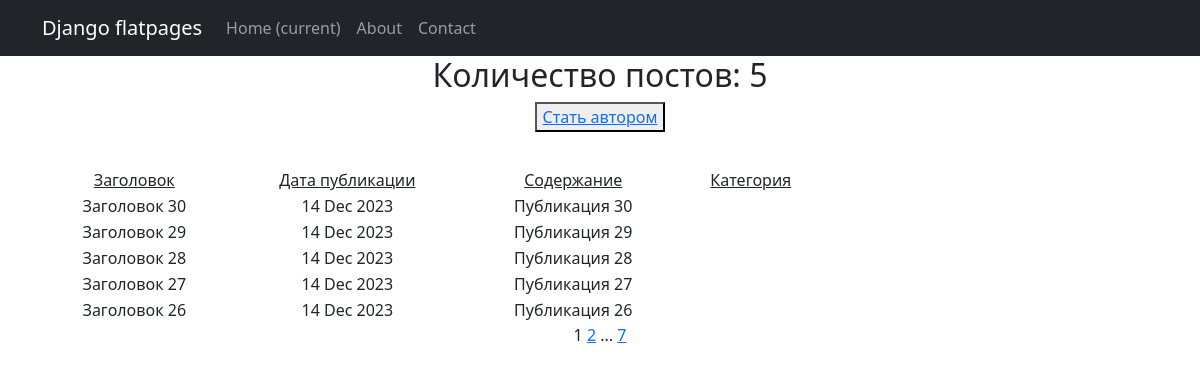
Page /news/ on the committed database.
### news_portal/models.py (models this page shows, shortened)
class Post(models.Model):
    author = models.ForeignKey(Author, default=1, on_delete=models.SET_DEFAULT,
                               verbose_name=pgettext_lazy('Author', 'Author'))
    type = models.CharField(max_length=7, choices=TYPE, verbose_name=pgettext_lazy('Type', 'Type'))
    time_in = models.DateTimeField(auto_now_add=True, verbose_name=pgettext_lazy('Time_in', 'Time_in'))
    category = models.ManyToManyField(Category, through='PostCategory',
                                      verbose_name=pgettext_lazy('Category', 'Category'))
    title = models.CharField(max_length=255, verbose_name=pgettext_lazy('Title', 'Title'))
    text = models.TextField(verbose_name=pgettext_lazy('Text', 'Text'))
    rating = models.IntegerField(default=0, verbose_name=pgettext_lazy('Rating', 'Rating'))

### news_portal/views.py (the view)
# urls.py: path('news/', NewsList.as_view(), name='post_list'),
class NewsList(ListView):
    model = Post
    template_name = 'post_list.html'
    context_object_name = 'posts'
    ordering = '-time_in'
    paginate_by = 5
    def get_context_data(self, **kwargs):
        context = super().get_context_data(**kwargs)
        context['is_not_author'] = not self.request.user.groups.filter(name='authors').exists()
        return context

### templates/post_list.html (shortened to what this page needs)
{% extends 'default.html' %}
{% block content %}
{% if posts %}
    <h2>Количество постов: {{ posts|length }}</h2>
    {% if is_not_author %}
    <button><a href="{% url 'author_now' %}">Стать автором</a></button>
    {% endif %}
<table width="70%" style="margin-top: 35px">
    <tr>
        <td><u>Заголовок</u></td>
        <td><u>Дата публикации</u></td>
        <td><u>Содержание</u></td>
        <td><u>Категория</u></td>
    </tr>
    {% for post in posts %}
    <tr>
        <td>{{ post.title  }}</td>
        <td>{{ post.time_in|date:'d M Y' }}</td>
        <td>{{ post.text|truncatewords:20 }}</td>
    </tr>
    {% endfor %}
</table>
{% else %}
<h3>Публикаций нет!</h3>
{% endif %}
   {{ page_obj.number }}
   {% if page_obj.has_next %}
       <a href="?page={{ page_obj.next_page_number }}">{{ page_obj.next_page_number }}</a>
       {% if paginator.num_pages != page_obj.next_page_number %}
           ...
           <a href="?page={{ page_obj.paginator.num_pages }}">{{ page_obj.paginator.num_pages }}</a>
       {% endif %}
   {% endif %}
{% endblock content %}

### rows in the picture
Post: title "Заголовок 30", time_in "14 Dec 2023", text "Публикация 30"
Post: title "Заголовок 29", time_in "14 Dec 2023", text "Публикация 29"
Post: title "Заголовок 28", time_in "14 Dec 2023", text "Публикация 28"
Post: title "Заголовок 27", time_in "14 Dec 2023", text "Публикация 27"
Post: title "Заголовок 26", time_in "14 Dec 2023", text "Публикация 26"

### other values in the picture
{{ posts|length }} "5"
{{ page_obj.number }} "1"
{{ page_obj.next_page_number }} "2"
{{ page_obj.paginator.num_pages }} "7"
